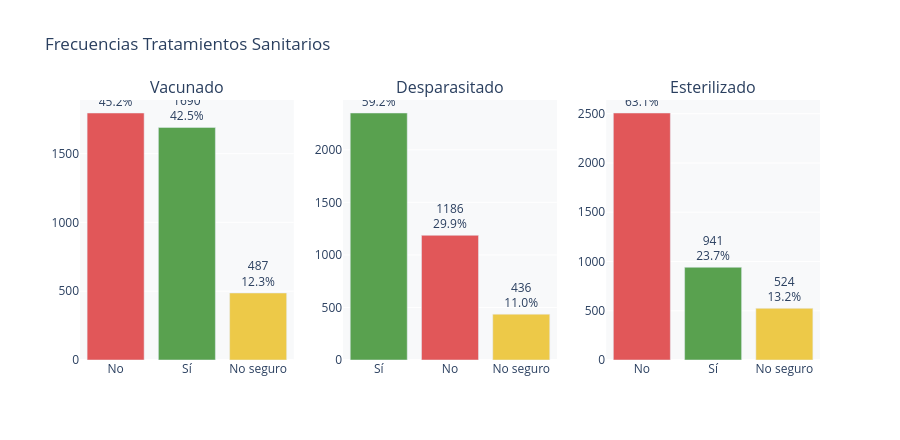

The cell this chart's notebook holds for it:
### Code cell
fig = make_subplots(rows=1, cols=3,
                    subplot_titles=("Vacunado","Desparasitado","Esterilizado"))
COLOR_VAX = {"Sí":"#59A14F","No":"#E15759","No seguro":"#EDC948"}

for col_i, (tbl, col_name) in enumerate(
        [(tbl_vax,"Vacunado"),(tbl_deworm,"Desparasitado"),(tbl_steril,"Esterilizado")],
        start=1):
    fig.add_trace(go.Bar(
        x=tbl[col_name], y=tbl["Frec. Absoluta"],
        marker_color=[COLOR_VAX.get(v,"#999") for v in tbl[col_name]],
        text=[f"{v}<br>{r:.1f}%" for v,r in
              zip(tbl["Frec. Absoluta"],tbl["Frec. Relativa (%)"])],
        textposition="outside", showlegend=False
    ), row=1, col=col_i)

fig.update_layout(title="Frecuencias Tratamientos Sanitarios",
                  height=440, plot_bgcolor=BG_COLOR, paper_bgcolor="white")
fig.show()

### Figure 1 — Plotly figure (JSON) as saved in the notebook; plotly's stock layout.template omitted (floating-point values rounded to 4 significant figures)
{"data": [{"marker": {"color": ["#E15759", "#59A14F", "#EDC948"]}, "showlegend": false, "text": ["1795<br>45.2%", "1690<br>42.5%", "487<br>12.3%"], "textposition": "outside", "type": "bar", "x": ["No", "Sí", "No seguro"], "xaxis": "x", "y": [1795, 1690, 487], "yaxis": "y"}, {"marker": {"color": ["#59A14F", "#E15759", "#EDC948"]}, "showlegend": false, "text": ["2350<br>59.2%", "1186<br>29.9%", "436<br>11.0%"], "textposition": "outside", "type": "bar", "x": ["Sí", "No", "No seguro"], "xaxis": "x2", "y": [2350, 1186, 436], "yaxis": "y2"}, {"marker": {"color": ["#E15759", "#59A14F", "#EDC948"]}, "showlegend": false, "text": ["2507<br>63.1%", "941<br>23.7%", "524<br>13.2%"], "textposition": "outside", "type": "bar", "x": ["No", "Sí", "No seguro"], "xaxis": "x3", "y": [2507, 941, 524], "yaxis": "y3"}], "layout": {"annotations": [{"font": {"size": 16}, "showarrow": false, "text": "Vacunado", "x": 0.1444, "xanchor": "center", "xref": "paper", "y": 1, "yanchor": "bottom", "yref": "paper"}, {"font": {"size": 16}, "showarrow": false, "text": "Desparasitado", "x": 0.5, "xanchor": "center", "xref": "paper", "y": 1, "yanchor": "bottom", "yref": "paper"}, {"font": {"size": 16}, "showarrow": false, "text": "Esterilizado", "x": 0.8556, "xanchor": "center", "xref": "paper", "y": 1, "yanchor": "bottom", "yref": "paper"}], "height": 440, "paper_bgcolor": "white", "plot_bgcolor": "#F8F9FA", "title": {"text": "Frecuencias Tratamientos Sanitarios"}, "xaxis": {"anchor": "y", "domain": [0, 0.2889]}, "xaxis2": {"anchor": "y2", "domain": [0.3556, 0.6444]}, "xaxis3": {"anchor": "y3", "domain": [0.7111, 1]}, "yaxis": {"anchor": "x", "domain": [0, 1]}, "yaxis2": {"anchor": "x2", "domain": [0, 1]}, "yaxis3": {"anchor": "x3", "domain": [0, 1]}}}
